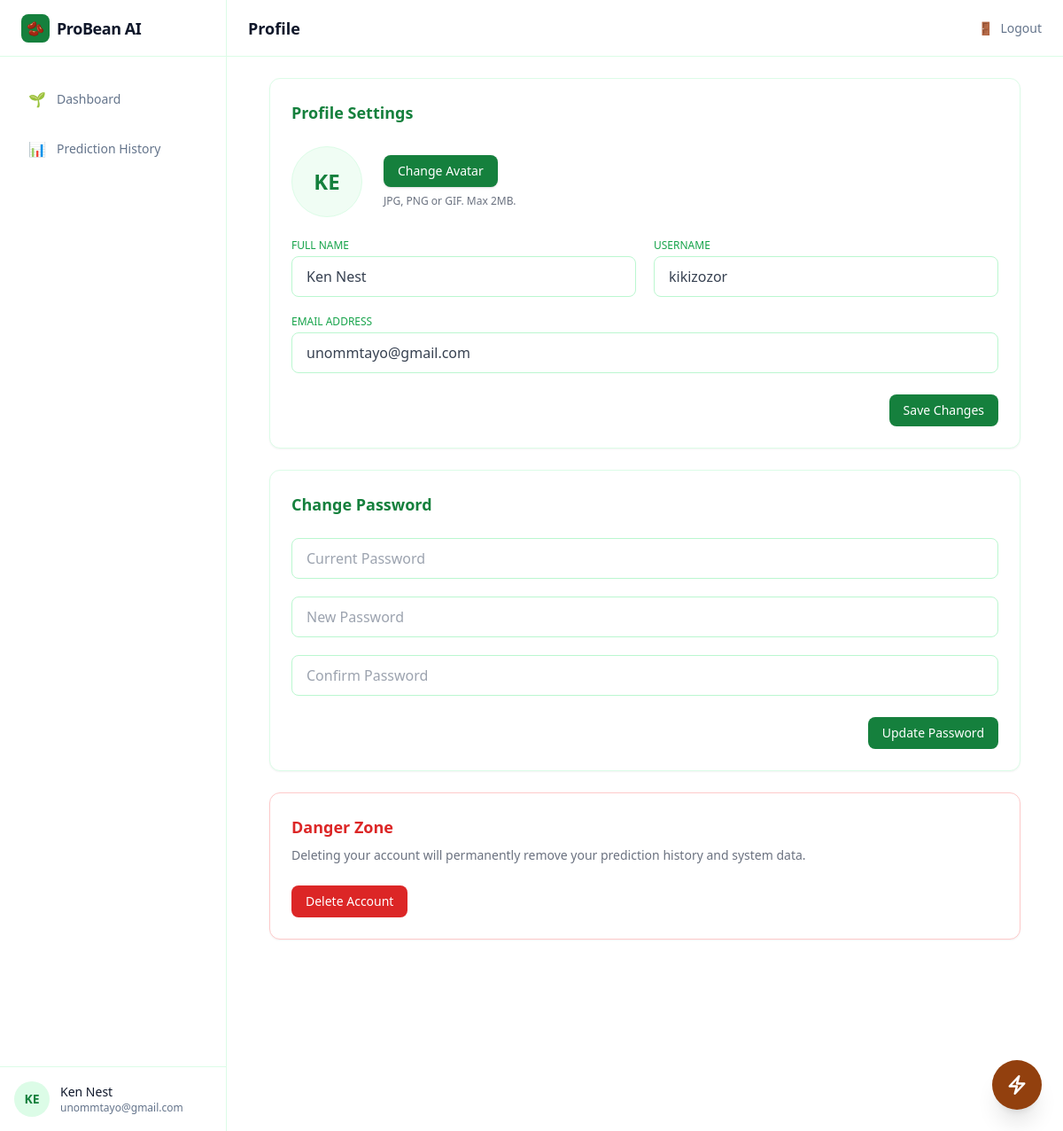
The app's page /settings (signed in) with its own data.
### models/user.py (models this page shows, shortened)
class User(db.Model):
    id = db.Column(
        db.Integer,
        primary_key=True
    )
    name = db.Column(
        db.String(100),
        nullable=False
    )
    username = db.Column(
        db.String(25),
        unique=True,
        nullable=False
    )
    email = db.Column(
        db.String(120),
        unique=True,
        nullable=False
    )
    password_hash = db.Column(
        db.String(255),
        nullable=False
    )
    avatar = db.Column(
        db.String(255),
        nullable=True
    )

### routes/main.py (the view)
@main.route("/settings")
def settings():
    if session.get("guest"):
        return redirect(url_for("main.dashboard"))
    if "username" not in session:
        return redirect(url_for("auth.login_page"))
    user = User.query.filter_by(
        username=session["username"]
    ).first()
    return render_template(
        "main/settings.html",
        user=user
    )

### app.py (called while the page is built)
@app.after_request
def add_header(response):
    response.headers["Cache-Control"] = "no-store, no-cache, must-revalidate, max-age=0"
    response.headers["Pragma"] = "no-cache"
    response.headers["Expires"] = "0"
    return response

### templates/main/settings.html (shortened to what this page needs)
{% extends "main/base.html" %}
{% block page_title %}
Profile
{% endblock %}
{% block content %}
<main class="bg-white min-h-screen text-gray-800">
    <div class="p-6 max-w-4xl mx-auto space-y-6">
        <div class="bg-white rounded-xl border border-green-100 shadow-sm p-6">
            <h2 class="text-lg font-bold text-green-700 mb-6">
                Profile Settings
            </h2>
            <div class="flex items-center gap-6 mb-6">
                {% if session.get("guest") or not user %}
                    <div class="h-20 w-20 rounded-full bg-green-50 border border-green-100 flex items-center justify-center">
                        <span class="text-green-700 font-bold text-2xl">
                            GU
                        </span>
                    </div>
                {% elif user.avatar %}
                    <img src="{{ url_for('static', filename='uploads/' + user.avatar) }}"
                        class="h-20 w-20 rounded-full object-cover border border-green-100 avatar-img">
                {% else %}
                    <div class="h-20 w-20 rounded-full bg-green-50 border border-green-100 flex items-center justify-center">
                        <span class="text-green-700 font-bold text-2xl">
                            {{ (user.name or "U")[:2].upper() }}
                        </span>
                    </div>
                {% endif %}
                <div>
                    <button type="button"
                            id="avatar-btn"
                            class="px-4 py-2 bg-green-700 text-white text-sm rounded-lg hover:bg-green-800 transition shadow">
                        Change Avatar
                    </button>
                    <p class="text-xs text-gray-500 mt-2">
                        JPG, PNG or GIF. Max 2MB.
                    </p>
                </div>
            </div>
            <form id="profile-form">
                <div class="grid grid-cols-1 md:grid-cols-2 gap-5">
                    <div>
                        <label class="block text-xs font-medium text-green-600 uppercase mb-1">
                            Full Name
                        </label>
                        <input
                            name="name"
                            type="text"
                            value="{{ user.name }}"
                            class="w-full px-4 py-2.5 bg-white border border-green-200 rounded-lg text-gray-700 focus:ring-2 focus:ring-green-500 focus:border-green-500">
                    </div>
                    <div>
                        <label class="block text-xs font-medium text-green-600 uppercase mb-1">
                            Username
                        </label>
                        <input
                            name="username"
                            type="text"
                            value="{{ user.username }}"
                            class="w-full px-4 py-2.5 bg-white border border-green-200 rounded-lg text-gray-700 focus:ring-2 focus:ring-green-500 focus:border-green-500">
                    </div>
                    <div class="md:col-span-2">
                        <label class="block text-xs font-medium text-green-600 uppercase mb-1">
                            Email Address
                        </label>
                        <input
                            name="email"
                            type="email"
                            value="{{ user.email }}"
                            class="w-full px-4 py-2.5 bg-white border border-green-200 rounded-lg text-gray-700 focus:ring-2 focus:ring-green-500 focus:border-green-500">
                    </div>
                </div>
                <div class="mt-6 flex justify-end">
                    <button class="px-4 py-2 bg-green-700 text-white text-sm rounded-lg hover:bg-green-800 transition">
                        Save Changes
                    </button>
                </div>
            </form>
        </div>
        <div class="bg-white rounded-xl border border-green-100 shadow-sm p-6">
            <h2 class="text-lg font-bold text-green-700 mb-6">
                Change Password
            </h2>
            <form id="password-form">
                <div class="space-y-5">
                    <input
                        type="password"
                        name="current_password"
                        placeholder="Current Password"
                        required
                        class="w-full px-4 py-2.5 bg-white border border-green-200 rounded-lg">
                    <div>
                        <input
                            id="new-password-input"
                            type="password"
                            name="new_password"
                            placeholder="New Password"
                            required
                            class="w-full px-4 py-2.5 bg-white border border-green-200 rounded-lg">
                    </div>
                    <input
                        type="password"
                        name="confirm_password"
                        placeholder="Confirm Password"
                        required
                        class="w-full px-4 py-2.5 bg-white border border-green-200 rounded-lg">
                </div>
                <div class="mt-6 flex justify-end">
                    <button
                        type="submit"
                        class="px-4 py-2 bg-green-700 text-white text-sm rounded-lg hover:bg-green-800 transition">
                        Update Password
                    </button>
                </div>
            </form>
        </div>
        <div class="bg-white rounded-xl border border-red-200 shadow-sm p-6">
            <h2 class="text-lg font-bold text-red-600 mb-2">
                Danger Zone
            </h2>
            <p class="text-sm text-gray-500 mb-6">
                Deleting your account will permanently remove your prediction history and system data.
            </p>
            <button class="px-4 py-2 bg-red-600 text-white text-sm rounded-lg hover:bg-red-700 transition">
                Delete Account
            </button>
        </div>
    </div>
</main>
{% endblock %}

### templates/main/base.html (shortened to what this page needs)
<!DOCTYPE html>
<html lang="en">
<head>
    <script src="https://cdn.tailwindcss.com"></script>
    <link rel="stylesheet" href="{{ url_for('static', filename='css/components/scrollbar.css') }}">
    <link rel="stylesheet" href="{{ url_for('static', filename='css/components/fonts.css') }}">
</head>
<body class="bg-white text-slate-700 antialiased selection:bg-green-500 selection:text-white overflow-x-hidden">
    <aside id="main-sidebar"
           class="fixed left-0 top-0 h-full w-64 bg-white border-r border-green-100 flex flex-col z-50
                  -translate-x-full lg:translate-x-0 transition-transform duration-300 ease-in-out">
        <a href="javascript:location.reload()" class="h-16 flex items-center px-6 border-b border-green-100 hover:bg-green-50 transition">
            <div class="flex items-center gap-2">
                <div class="h-8 w-8 bg-green-700 rounded-lg flex items-center justify-center text-white font-bold">
                    🫘
                </div>
                <span class="text-slate-900 font-bold text-lg tracking-tight">
                    ProBean AI
                </span>
            </div>
        </a>
        {% set active_class = "flex items-center gap-3 px-4 py-3 bg-green-50 text-green-700 rounded-lg border border-green-100" %}
        {% set inactive_class = "flex items-center gap-3 px-4 py-3 text-slate-500 hover:text-green-700 hover:bg-green-50 rounded-lg transition" %}
        <nav class="flex-1 px-4 py-6 space-y-2">
            <a href="{{ url_for('main.dashboard') }}"
               class="{{ active_class if request.endpoint == 'main.dashboard' else inactive_class }}">
                🌱
                <span class="text-sm font-medium">Dashboard</span>
            </a>
            {% if not session.get("guest") %}
            <a href="{{ url_for('main.history') }}"
               class="{{ active_class if request.endpoint == 'main.history' else inactive_class }}">
                📊
                <span class="text-sm font-medium">Prediction History</span>
            </a>
            {% endif %}
        </nav>
        <a href="{{ url_for('main.settings') }}"
           class="block p-4 border-t border-green-100 hover:bg-green-50 transition">
            <div class="flex items-center gap-3">
                {% if session.get("guest") %}
                    <div class="h-10 w-10 rounded-full bg-green-100 flex items-center justify-center">
                        <span class="text-green-700 font-semibold text-sm">
                            GU
                        </span>
                    </div>
                {% elif user.avatar %}
                    <img src="{{ url_for('static', filename='uploads/' + user.avatar) }}"
                        class="h-10 w-10 rounded-full object-cover border border-green-100">
                {% else %}
                    <div class="h-10 w-10 rounded-full bg-green-100 flex items-center justify-center">
                        <span class="text-green-700 font-semibold text-sm">
                            {{ user.name[:2].upper() }}
                        </span>
                    </div>
                {% endif %}
                <div class="flex-1 min-w-0">
                    {% if session.get("guest") %}
                        <p class="text-sm font-medium text-slate-900 truncate">
                            Guest User
                        </p>
                        <p class="text-xs text-slate-500 truncate">
                            Predictions will not be saved
                        </p>
                    {% else %}
                        <p class="text-sm font-medium text-slate-900 truncate">
                            {{ user.name }}
                        </p>
                        <p class="text-xs text-slate-500 truncate">
                            {{ user.email }}
                        </p>
                    {% endif %}
                </div>
            </div>
        </a>
    </aside>
    <main class="lg:pl-64 min-h-screen bg-white transition-all duration-300">
        <header class="h-16 bg-white/80 backdrop-blur border-b border-green-100 flex items-center justify-between px-4 sm:px-6 sticky top-0 z-30">
            <div class="flex items-center gap-3">
                <h1 class="text-base sm:text-lg font-semibold text-slate-900">
                    {% block page_title %}{% endblock %}
                </h1>
            </div>
            <a href="{{ url_for('auth.logout') }}"
               class="text-sm text-slate-500 hover:text-green-700 transition flex items-center gap-2">
                🚪 <span class="hidden sm:inline">Logout</span>
            </a>
        </header>
        {% block content %}
        {% endblock %}
        <div class="fixed bottom-6 right-6 z-40 group flex items-center">
            <button onclick="openPredictionModal()"
                class="w-14 h-14 rounded-full bg-amber-800 text-white shadow-xl
                    hover:bg-amber-900 hover:scale-110 active:scale-95
                    flex items-center justify-center transition-all duration-300
                    animate-pulse hover:animate-none">
                <svg xmlns="http://www.w3.org/2000/svg" fill="none" viewBox="0 0 24 24" stroke-width="2.5" stroke="currentColor" class="w-6 h-6">
                    <path stroke-linecap="round" stroke-linejoin="round" d="m3.75 13.5 10.5-11.25L12 10.5h8.25L9.75 21.75 12 13.5H3.75Z" />
                </svg>
            </button>
        </div>
    </main>
</body>
</html>

### records on screen
User: name "KE", name "Ken Nest", email "unommtayo@gmail.com", username "kikizozor"
